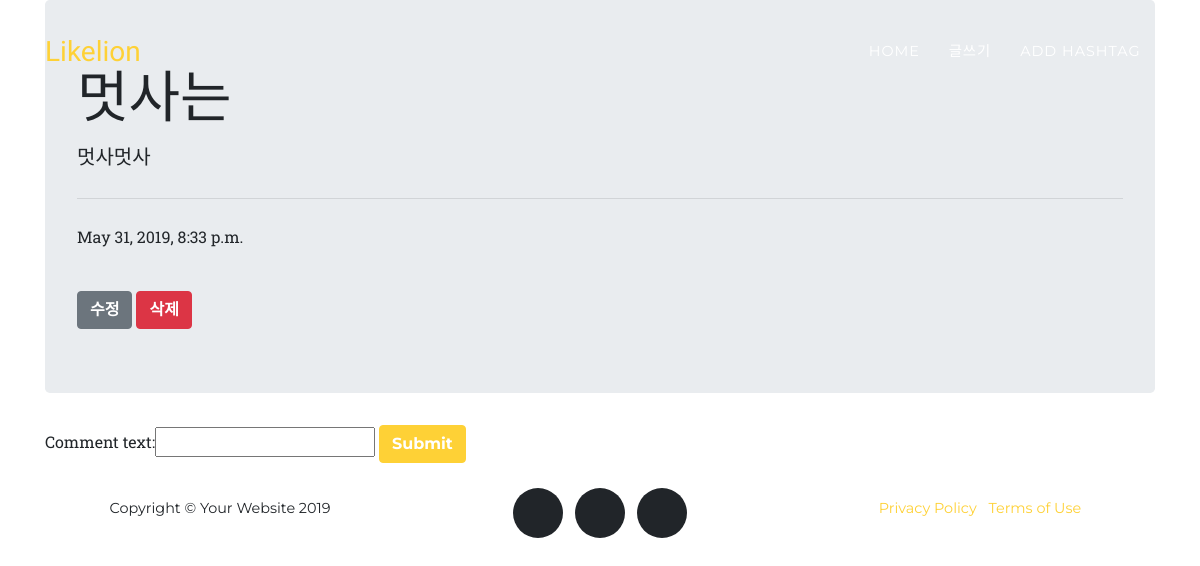
The page /first/detail/15/ on the database its author committed.
### first/models.py (models this page shows, shortened)
class Blog(models.Model):
    title = models.CharField(max_length=200)
    pub_date = models.DateTimeField('date published')
    body = models.TextField()
    hashtags = models.ManyToManyField('Hashtag', blank=True)
    image = models.ImageField(upload_to='images/',blank=True)

### first/views.py (the view)
# urls.py: path('first/detail/<int:blog_id>/', first.views.detail, name='detail'),
def detail(request, blog_id, comment=None):
        blog = get_object_or_404(Blog, pk=blog_id)
        if request.method == "POST":
                form = CommentForm(request.POST)
                if form.is_valid():
                        comment = form.save(commit=False)
                        comment.blog_id = blog
                        comment.comment_text = form.cleaned_data["comment_text"]
                        comment.save()
                        return redirect("detail", blog_id)
        else:
                form = CommentForm()
                return render(request, "first/detail.html", {"blog":blog, "form":form})

### first/forms.py
class CommentForm(forms.ModelForm):
    class Meta:
        model = Comment
        fields = ["comment_text"]

### first/templates/first/detail.html (shortened to what this page needs)
{% extends 'first/index.html' %}
{% block content %}
    <div class="container">
        <div class="jumbotron">
            <h1 class="display-4">{{ blog.title }}</h1>
            <p class="lead">{{ blog.body }}</p>
            <hr class="my-4">
            <p>{{ blog.pub_date }}</p>
            <br>
            <a class="btn btn-secondary" href="{% url 'edit' pk=blog.id %}" role="butten">수정</a>
            <a class="btn btn-danger" href="{% url 'remove' pk=blog.id %}" role="button">삭제</a>
        </div>
        <form method="post">
            {{ form }}
            <input class="btn btn-primary" type="submit" value="Submit">
            </form>
        </div>
        {% endblock %}

### rows shown on the page
Blog: title "멋사는", body "멋사멋사", pub_date "May 31, 2019, 8:33 p.m."
